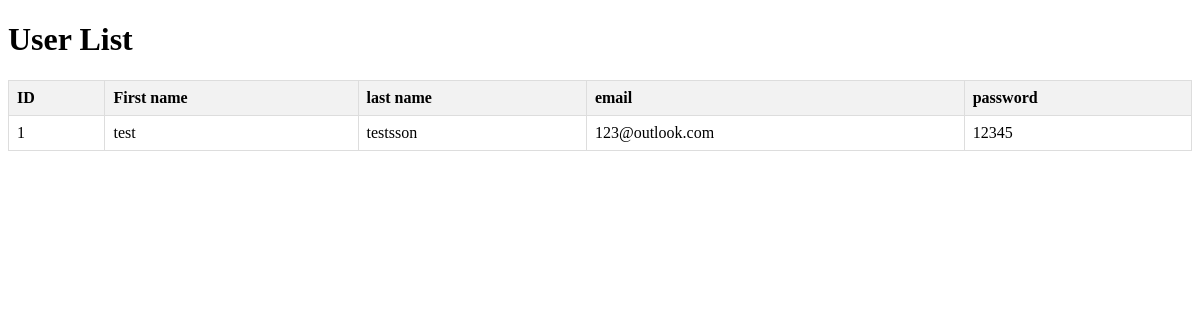
/users, run on an earlier commit of the app's database.
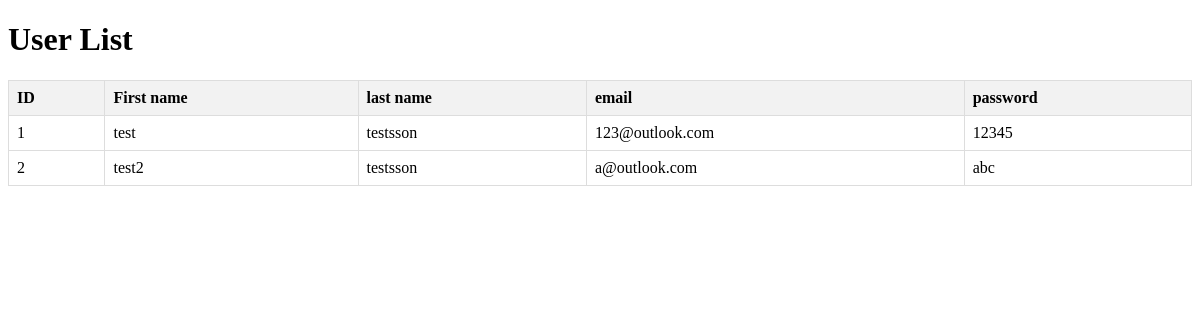
And on a later commit of the database.
### tables this page shows
CREATE TABLE Players (playerID INTEGER PRIMARY KEY, fName varchar, lName varchar, email varchar, password varchar);

### app.py (the view)
@app.route('/users', methods=["GET"])
def get_users():
    return render_template('users.html', players=query_db('SELECT * FROM Players'))

### test.py (called while the page is built, shortened)
def get_db():
    db = getattr(g, '_database', None)
    if db is None:
        db = g._database = sqlite3.connect(DATABASE)
        db.row_factory = sqlite3.Row
    return db

def query_db(query, args=(), one=False, commit=False):
    cur = get_db().execute(query, args)
    rv = cur.fetchall()
    cur.close()
    return (rv[0] if rv else None) if one else rv

### template/users.html (shortened to what this page needs)
<!DOCTYPE html>
<html lang="en">
<head>
</head>
<body>
    <h1>User List</h1>
    <table>
        <thead>
            <tr>
                <th>ID</th>
                <th>First name</th>
                <th>last name</th>
                <th>email</th>
                <th>password</th>
            </tr>
        </thead>
        <tbody>
            {% for player in players %}
            <tr>
                <td>{{ player['playerID'] }}</td>
                <td>{{ player['fname'] }}</td>
                <td>{{ player['lname'] }}</td>
                <td>{{ player['email'] }}</td>
                <td>{{ player['password'] }}</td>
            </tr>
            {% endfor %}
        </tbody>
    </table>
</body>
</html>

### template/users.html (style rules this page uses)
table { width: 100%; border-collapse: collapse; }
th, td { border: 1px solid #ddd; padding: 8px; text-align: left; }
th { background-color: #f2f2f2; }

What changed in the data, as far as the page shows it:
added Players: playerID "2", fname "test2", lname "testsson", email "a@outlook.com", password "abc"
